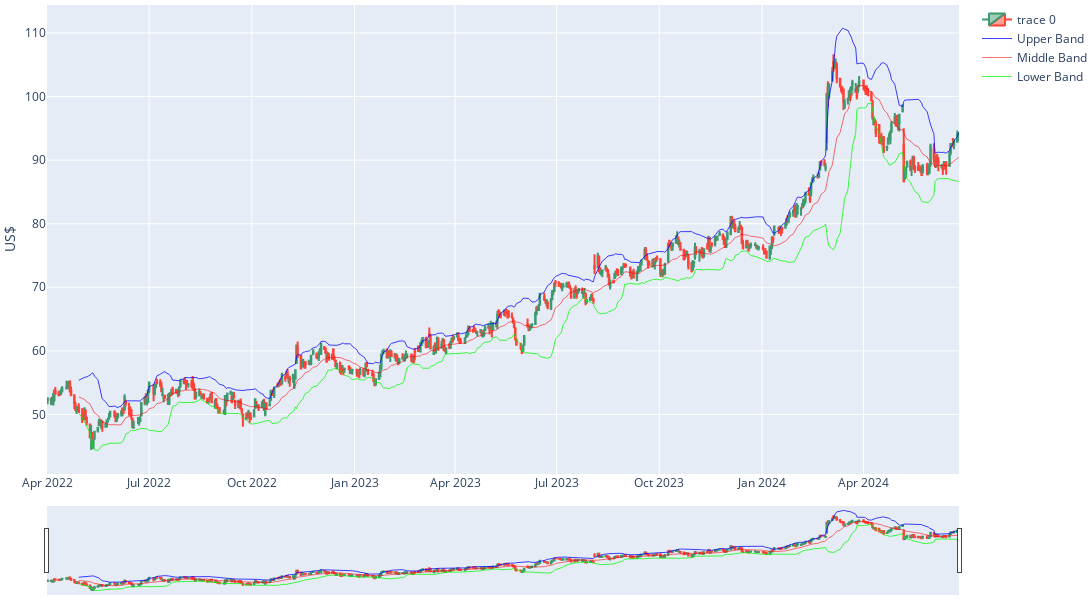

Notebook code cell kept with this figure:
### Code cell
df = df_BWXT
fig = go.Figure()
candle = go.Candlestick(x=df.index, high=df.High, low=df.Low, open=df.Open, close=df.Close)
upper_line = go.Scatter(x=df.index, y=df['upper_band'],
                        line = dict(color='rgba(0, 0, 250, 0.75)', width = 1),
                        name = "Upper Band")
middle_line = go.Scatter(x =df.index, y=df['middle_band'],
                        line = dict(color='rgba(250, 0, 0, 0.75)', width = 0.75),
                        name = "Middle Band")
lower_line = go.Scatter(x=df.index, y=df['lower_band'],
                        line = dict(color='rgba(0, 250, 0, 0.75)', width = 1),
                        name = "Lower Band")
fig.add_trace(candle)
fig.add_trace(upper_line)
fig.add_trace(middle_line)
fig.add_trace(lower_line)
fig.update_layout(
    height=600,
    width=1100,
    margin=dict(l=0, r=5, t=5, b=5),
    yaxis_title = "US$"
)
fig.update_xaxes(rangeslider_visible=True)
fig.show()

### Figure 1 — Plotly figure (JSON) as saved in the notebook; plotly's stock layout.template omitted (floating-point values rounded to 4 significant figures; data arrays with more than 128 entries replaced by an {"elided": "..."} marker saying what was removed)
{"data": [{"close": {"elided": "560 float values"}, "high": {"elided": "560 float values"}, "low": {"elided": "560 float values"}, "open": {"elided": "560 float values"}, "type": "candlestick", "x": {"elided": "560 str values"}}, {"line": {"color": "rgba(0, 0, 250, 0.75)", "width": 1}, "name": "Upper Band", "type": "scatter", "x": {"elided": "560 str values"}, "y": {"elided": "560 float values"}}, {"line": {"color": "rgba(250, 0, 0, 0.75)", "width": 0.75}, "name": "Middle Band", "type": "scatter", "x": {"elided": "560 str values"}, "y": {"elided": "560 float values"}}, {"line": {"color": "rgba(0, 250, 0, 0.75)", "width": 1}, "name": "Lower Band", "type": "scatter", "x": {"elided": "560 str values"}, "y": {"elided": "560 float values"}}], "layout": {"height": 600, "margin": {"b": 5, "l": 0, "r": 5, "t": 5}, "width": 1100, "xaxis": {"autorange": true, "range": ["2022-03-31 12:00", "2024-06-25 12:00"], "rangeslider": {"autorange": true, "range": ["2022-03-31 12:00", "2024-06-25 12:00"], "visible": true, "yaxis": {"_template": null, "rangemode": "match"}}, "type": "date"}, "yaxis": {"autorange": true, "range": [40.63, 114.4], "title": {"text": "US$"}, "type": "linear"}}}
